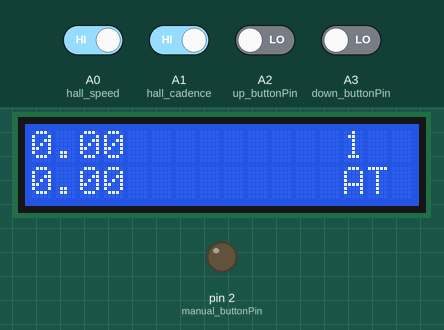
Bench run of a sketch on a simulated Arduino Uno, built with avr-gcc and run on an emulated ATmega328P. Parts: 16×2 character LCD, output pins drawn as LEDs (lit = HIGH). The test bench sets the inputs (shaded band); at power-on: A0 (hall_speed), A1 (hall_cadence) HIGH, A2 (up_buttonPin), A3 (down_buttonPin) LOW.

Above: at 1.6 s.
1.7 s: A0 (hall_speed) driven LOW
At 2.9 s:
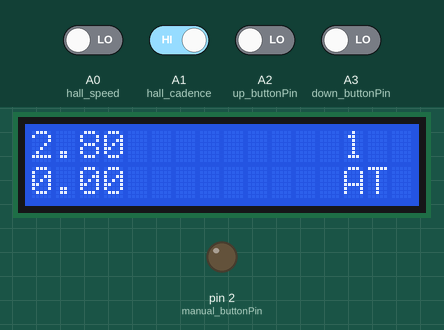
4.7 s: A1 (hall_cadence) driven LOW
At 5.5 s:
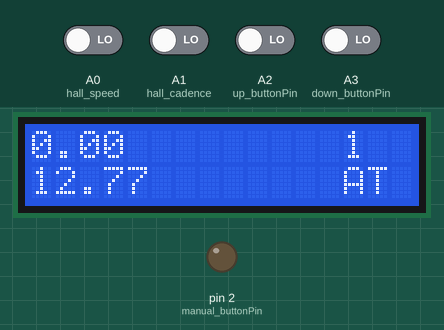
7.7 s: A2 (up_buttonPin) driven HIGH and A3 (down_buttonPin) driven HIGH
At 9.4 s:
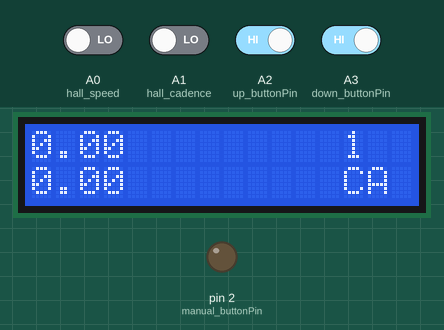
Timing chart, 0 to 10.9 s (numbered marks = the images above; inputs shaded):
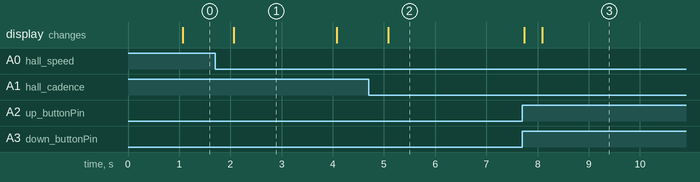

The sketch:

shifting_logic_new.ino
```cpp
#include <LiquidCrystal.h>

#define wheel_diameter 0.68

unsigned int gear;
int counter = 0;
int g_counter = 0;
float upshift_speed[7] = {9.86, 11.46, 12.51, 13.77, 15.32, 17.25, 19.71};
float downshift_speed[7] = {4.23, 4.91, 5.36, 5.9, 6.56, 7.39, 8.43};
int upshift_timing[7] = {400, 400, 400, 400, 400, 400, 400};
int compensate_timing[7] = {150, 150, 100, 100, 100, 100, 100};
int downshift_timing[7] = {700, 600, 550, 550, 550, 550, 550};
int upshift_cadence=50;
int downshift_cadence=40;

// initialize the library by associating any needed LCD interface pin
// with the arduino pin number it is connected to
const int rs = 7, en = 8, d4 = 9, d5 = 10, d6 = 11, d7 = 12;
LiquidCrystal lcd(4,5,6,7,8,9);//(rs, en, d4, d5, d6, d7);

//buttons
const int up_buttonPin = A2;
const int down_buttonPin = A3;
const int manual_buttonPin = 2;
int up_buttonState = 0;
int pre_up = 0;
int down_buttonState = 0;
int pre_down = 0;
int manual_buttonState = 0;
int pre_manual = 0;
int control_mode = 0; //0 auto, 1 manual

//Motor
const int motor_driver1 = A5;
const int motor_driver2 = A4;

//Sensors
#define hall_speed A0
#define hall_cadence A1

//storage variables
float radius = 13.35;// tire radius (in inches)- CHANGE THIS FOR YOUR OWN BIKE

int hall_speed_val;
long speed_timer = 0;// time between one full rotation (in ms)
float bike_speed = 0.00;
float circumference;

int hall_cadence_val;
long cadence_timer = 0;
float cadence = 0.00;

int hall_speed_prev;
int hall_cadence_prev;

int maxcounter = 100;//min time (in ms) of one rotation (for debouncing)
int cadence_maxcounter = 100;//min time (in ms) of one rotation (for debouncing)
int hall_speed_counter;
int hall_cadence_counter;
bool cadence_flag = false;
bool speed_flag = false;

void setup()
{

  hall_speed_counter = maxcounter;
  hall_cadence_counter = cadence_maxcounter;
  circumference = 2*3.14*radius;
  // pinMode(1,OUTPUT);//tx
  // pinMode(2,OUTPUT);//backlight switch
  pinMode(hall_speed, INPUT); //digital
  pinMode(hall_cadence, INPUT); //digital

  //motor control pins
  pinMode(2, OUTPUT);
  pinMode(3, OUTPUT);

  //button pins
  pinMode(A2, INPUT);
  pinMode(A3, INPUT);
  pinMode(3, INPUT);

  // checkBacklight();

  // Serial.write(12);//clear

  // TIMER SETUP- the timer interrupt allows preceise timed measurements of the reed switch
  //for mor info about configuration of arduino timers see http://arduino.cc/playground/Code/Timer1
  cli();//stop interrupts

  //set timer1 interrupt at 1kHz
  TCCR1A = 0;// set entire TCCR1A register to 0
  TCCR1B = 0;// same for TCCR1B
  TCNT1  = 0;
  // set timer count for 1khz increments
  OCR1A = 1999;// = (1/1000) / ((1/(16*10^6))*8) - 1
  // turn on CTC mode
  TCCR1B |= (1 << WGM12);
  // Set CS11 bit for 8 prescaler
  TCCR1B |= (1 << CS11);
  // enable timer compare interrupt
  TIMSK1 |= (1 << OCIE1A);

  sei();//allow interrupts
  //END TIMER SETUP

  Serial.begin(9600);

  //initialize gear to 0
  gear = 0;

  //set up the LCD screen
  // set up the LCD's number of columns and rows:
  lcd.begin(16, 2);
  lcd.setCursor(13, 1);
  lcd.print("AT");
  lcd.setCursor(13, 0);
  lcd.print(gear+1);
}


ISR(TIMER1_COMPA_vect) {//Interrupt at freq of 1kHz to measure reed switch
  //speed
  hall_speed_prev = hall_speed_val;
  hall_speed_val = digitalRead(hall_speed);//get val of A0
//  Serial.println(speed_flag);
  if (hall_speed_val == 0 && hall_speed_prev == 1){//if reed switch is closed
    if (hall_speed_counter == 0){//min time between pulses has passed
      //56.8mph = 1 inch per ms
      bike_speed = (56.8*float(circumference))/float(speed_timer);//calculate miles per hour
      speed_timer = 0;//reset speed_timer
      hall_speed_counter = maxcounter;//reset hall_speed_counter
    }
    else{
      if (hall_speed_counter > 0){//don't let hall_speed_counter go negative
        hall_speed_counter -= 1;//decrement hall_speed_counter
      }
    }
  }
  else{//if reed switch is open
    if (hall_speed_counter > 0){//don't let hall_speed_counter go negative
      hall_speed_counter -= 1;//decrement hall_speed_counter
    }
  }
  if (speed_timer > 2000){
    bike_speed = 0;//if no new pulses from reed switch- tire is still, set bike_speed to 0
  }
  else{
    speed_timer += 1;//increment speed_timer
  }

  //cadence
  hall_cadence_prev = hall_cadence_val;
  hall_cadence_val = digitalRead(hall_cadence);//get val of A0
  if (hall_cadence_val == 0 && hall_cadence_prev == 1){//if reed switch is closed
    if (hall_cadence_counter == 0){//min time between pulses has passed
      //rpm
      //60*1000ms
      cadence = float(60)/(float(cadence_timer)/1000);//calculate rpm
      cadence_timer = 0;//reset cadence_timer
      hall_cadence_counter = cadence_maxcounter;//reset hall_cadence_counter
    }
    else{
      if (hall_cadence_counter > 0){//don't let hall_cadence_counter go negative
        hall_cadence_counter -= 1;//decrement hall_cadence_counter
      }
    }
  }
  else{//if reed switch is open
    if (hall_cadence_counter > 0){//don't let hall_cadence_counter go negative
      hall_cadence_counter -= 1;//decrement hall_cadence_counter
    }
  }
  if (cadence_timer > 3000){
    cadence = 0;//if no new pulses from reed switch- tire is still, set cadence to 0
  }
  cadence_timer += 1;//increment cadence_timer
}

void loop()//Measure RPM
{
  delay(50);
  counter ++;
  g_counter ++;
  // //update cadence
  // if (cadence_rev > 0){
  //   cadence = 30 * 1000 / (millis() - cadence_timeold) * cadence_rev;
  //   cadence *= 2;
  //   //reset timer
  //   cadence_timeold = millis();

  //   //reset counters
  //   cadence_rev = 0;
  // }
  // //update speed
  // if (speed_rev > 0){
  //   speed_rpm = 30 * 1000 / (millis() - speed_timeold) * speed_rev;
  //   speed_rpm *= 2;
  //   bike_speed = speed_rpm * (2 * 3.14) / 60 * wheel_diameter / 2.0;
  //   //reset timer
  //   speed_timeold = millis();

  //   //reset counters
  //   speed_rev = 0;
  // }

  //update LCD
  // (note: line 1 is the second row, since counting begins with 0):
  if (counter >= 20)
  {

    lcd.setCursor(0, 0);
    // print the number of seconds since reset:
    lcd.print(bike_speed);
    lcd.print("  ");
//    Serial.print(bike_speed);
//    Serial.print('\n');

//    lcd.setCursor(13, 0);
//    lcd.print(gear+1);

    lcd.setCursor(0, 1);
    lcd.print(cadence);
    lcd.print("  ");
//    Serial.println(cadence);
    counter = 0;
//    Serial.println((float)bike_speed/cadence);
  }
  // Serial.println(cadence, DEC);

  //buttons
  pre_manual = manual_buttonState;
  manual_buttonState = digitalRead(manual_buttonPin);
  pre_up = up_buttonState;
  up_buttonState = digitalRead(up_buttonPin);
  pre_down = down_buttonState;
  down_buttonState = digitalRead(down_buttonPin);

  if (manual_buttonState == HIGH && pre_manual == LOW) {
    if (control_mode == 0) {
      control_mode = 1;
      lcd.setCursor(13, 1);
      lcd.print("MT");
      Serial.println("MT");
      }
    else {
      control_mode = 0;
      lcd.setCursor(13, 1);
      lcd.print("AT");
      Serial.println("AT");
      }
  }

  if (control_mode == 1) {
    if (up_buttonState == HIGH && pre_up == LOW && gear != 6) {
      //upshift
      digitalWrite(motor_driver1, HIGH);
      digitalWrite(motor_driver2, LOW);
      delay(upshift_timing[gear]);
      digitalWrite(motor_driver1, LOW);
//      digitalWrite(motor_driver2, HIGH);
//      delay(compensate_timing[gear]);
//      digitalWrite(motor_driver2, LOW);
      gear += 1;
      lcd.setCursor(13, 0);
      lcd.print(gear+1);
      }
    else if (down_buttonState == HIGH && pre_down == LOW && gear != 0) {
      //downshift
      digitalWrite(motor_driver1, LOW);
      digitalWrite(motor_driver2, HIGH);
      delay(downshift_timing[gear]);
      digitalWrite(motor_driver2, LOW);
      gear -= 1;
      lcd.setCursor(13, 0);
      lcd.print(gear+1);
      }
  }
  else if (control_mode == 0) {
    if (up_buttonState == HIGH && down_buttonState == HIGH) {
      control_mode = 2;
      lcd.setCursor(13, 1);
      lcd.print("CA");
    }

//    (cadence < downshift_cadence || bike_speed < downshift_speed[gear])
    else if (bike_speed < downshift_speed[gear] && cadence != 0 && gear != 0 && g_counter >= 15){
      //downshift
      digitalWrite(motor_driver1, LOW);
      digitalWrite(motor_driver2, HIGH);
      delay(downshift_timing[gear]);
      digitalWrite(motor_driver2, LOW);
      gear -= 1;
      lcd.setCursor(13, 0);
      lcd.print(gear+1);
      g_counter = 0;
    }

    else if (cadence > upshift_cadence && cadence != 0 && gear != 6 && g_counter >= 40){
      //upshift
      digitalWrite(motor_driver1, HIGH);
      digitalWrite(motor_driver2, LOW);
      delay(upshift_timing[gear]);
      digitalWrite(motor_driver1, LOW);
      //upshift compensate
//      digitalWrite(motor_driver2, HIGH);
//      delay(compensate_timing[gear]);
//      digitalWrite(motor_driver2, LOW);
      gear += 1;
      lcd.setCursor(13, 0);
      lcd.print(gear+1);
      g_counter = 0;
    }
  }
  else {
    //calibration mode here
     if (up_buttonState == HIGH && pre_up == LOW) {
      //up_calibrate
      digitalWrite(motor_driver1, HIGH);
      digitalWrite(motor_driver2, LOW);
      delay(100);
      digitalWrite(motor_driver1, LOW);
      }
    else if (down_buttonState == HIGH && pre_down == LOW) {
      //down_calibrate
      digitalWrite(motor_driver1, LOW);
      digitalWrite(motor_driver2, HIGH);
      delay(100);
      digitalWrite(motor_driver2, LOW);
      }
  }
}
```

Measured:
- after the input at 1.7 s, the display: changes after 0.37 s (image 1)
- after the input at 4.7 s, the display: changes after 0.38 s (image 2)
- after the input at 7.7 s, the display: first changes at once (image 3 shows a later state)
- what the display in image 1 shows lasts 2.0 s, from 2.1 s to 4.1 s
